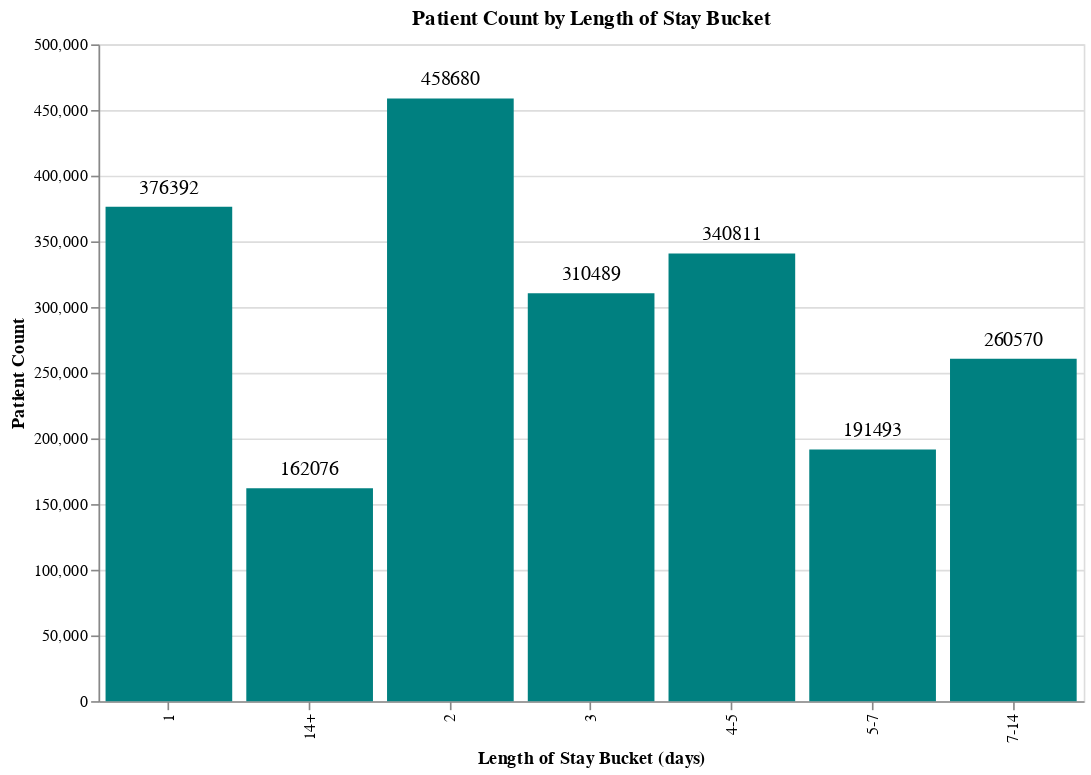

Source (notebook cell):
### Markdown cell above
## PART 7: DISTRIBUTION ANALYSIS

### Code cell
# # =================================================================
# # PART 7: DISTRIBUTION ANALYSIS
# # =================================================================
# Length of Stay distribution

import altair as alt
import pandas as pd
import numpy as np

# Define bins and labels
bins = [0.5, 1.5, 2.5, 3.5, 5.5, 7.5, 14.5, np.inf]
labels = ["1", "2", "3", "4-5", "5-7", "7-14", "14+"]

# Create bucket column
df['LOS_bucket'] = pd.cut(df['Length of Stay'], bins=bins, labels=labels, right=False, include_lowest=True)

# Prepare data for Altair
los_counts = df['LOS_bucket'].value_counts().reindex(labels).reset_index()
los_counts.columns = ['LOS_bucket', 'Count']
los_counts['Percentage (%)'] = (los_counts['Count'] / los_counts['Count'].sum()) * 100

# Create bar plot using Altair
alt.Chart(los_counts).mark_bar(color='teal').encode(
    x=alt.X('LOS_bucket:N', title='Length of Stay Bucket (days)', sort=labels),
    y=alt.Y('Count:Q', title='Patient Count'),
    tooltip=['LOS_bucket', 'Count', alt.Tooltip('Percentage (%):Q', format='.2f')]
).properties(
    title='Patient Count by Length of Stay Bucket',
    width=600,
    height=400
) + alt.Chart(los_counts).mark_text(
    align='center',
    baseline='bottom',
    dy=-5,
    fontSize=12
).encode(
    x='LOS_bucket:N',
    y='Count:Q',
    text=alt.Text('Count:Q')
)

### Figure 1 — Vega-Lite specification as saved in the notebook (floating-point values rounded to 4 significant figures)
{"config": {"view": {"continuousWidth": 300, "continuousHeight": 300}}, "layer": [{"mark": {"type": "bar", "color": "teal"}, "encoding": {"tooltip": [{"field": "LOS_bucket", "type": "nominal"}, {"field": "Count", "type": "quantitative"}, {"field": "Percentage (%)", "format": ".2f", "type": "quantitative"}], "x": {"field": "LOS_bucket", "sort": ["1", "2", "3", "4-5", "5-7", "7-14", "14+"], "title": "Length of Stay Bucket (days)", "type": "nominal"}, "y": {"field": "Count", "title": "Patient Count", "type": "quantitative"}}, "title": "Patient Count by Length of Stay Bucket"}, {"mark": {"type": "text", "align": "center", "baseline": "bottom", "dy": -5, "fontSize": 12}, "encoding": {"text": {"field": "Count", "type": "quantitative"}, "x": {"field": "LOS_bucket", "type": "nominal"}, "y": {"field": "Count", "type": "quantitative"}}}], "data": {"name": "data-48fcd39920b3532442c7ef8829d51c91"}, "height": 400, "width": 600, "$schema": "https://vega.github.io/schema/vega-lite/v5.20.1.json", "datasets": {"data-48fcd39920b3532442c7ef8829d51c91": [{"LOS_bucket": "1", "Count": 376392, "Percentage (%)": 17.92}, {"LOS_bucket": "2", "Count": 458680, "Percentage (%)": 21.84}, {"LOS_bucket": "3", "Count": 310489, "Percentage (%)": 14.78}, {"LOS_bucket": "4-5", "Count": 340811, "Percentage (%)": 16.23}, {"LOS_bucket": "5-7", "Count": 191493, "Percentage (%)": 9.116}, {"LOS_bucket": "7-14", "Count": 260570, "Percentage (%)": 12.41}, {"LOS_bucket": "14+", "Count": 162076, "Percentage (%)": 7.716}]}}
